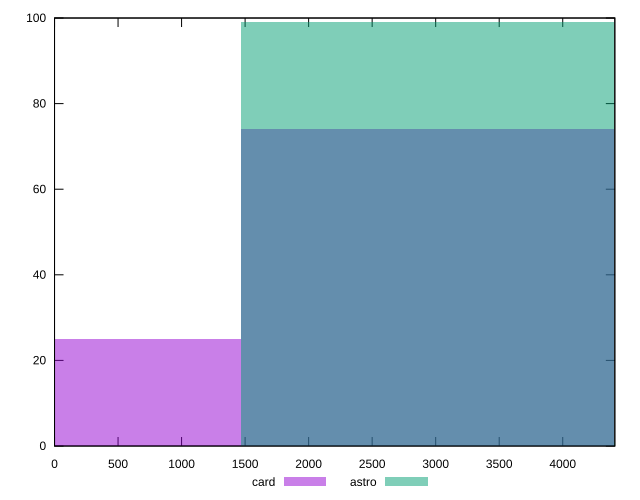

Write the gnuplot code that produced this figure.
reset

$card <<EOF
2936.2111265027675 74
0 25
EOF

$astro <<EOF
2936.2111265027675 99
5872.422253005535 1
EOF

set key outside below
set boxwidth 2936.2111265027675
set xrange [0:4410]
set yrange [0:100]
set trange [0:100]
set style fill transparent solid 0.5 noborder
set terminal svg size 640, 500 enhanced background rgb 'white'
set output "report/report_00029_2021-02-24T13-36-40.390Z/unused-javascript/comparison/histogram/2_vs_3.svg"

plot $card title "card" with boxes, \
     $astro title "astro" with boxes

reset
